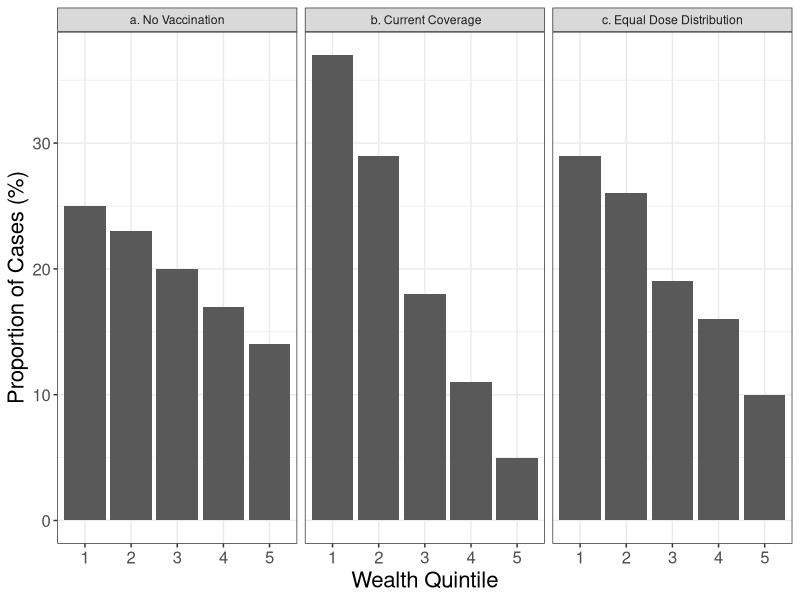

Write the R code that produced this figure.
# remake slide from Chang 2018

library(ggplot2)

inc <- c(25,23,20,17,14,37,29,18,11,5,29,26,19,16,10)
wq  <- rep(1:5,3)
scn <- factor(rep(c('a. No Vaccination', ' b. Current Coverage', 'c. Equal Dose Distribution'), each = 5))
scn <- factor(scn, c('a. No Vaccination', ' b. Current Coverage', 'c. Equal Dose Distribution'))
d <- data.frame(inc,wq,scn)

ggplot(d, aes(y=inc, x=factor(wq))) + geom_bar(stat='identity') + theme_bw() + facet_wrap(~scn) +
  xlab('Wealth Quintile') + ylab("Proportion of Cases (%)") +
  theme(legend.position = "none",
        axis.title.y = element_text(size = 16),
        axis.text.y  = element_text(size = 12),
        axis.title.x = element_text(size = 16),
        axis.text.x  = element_text(size = 12))
